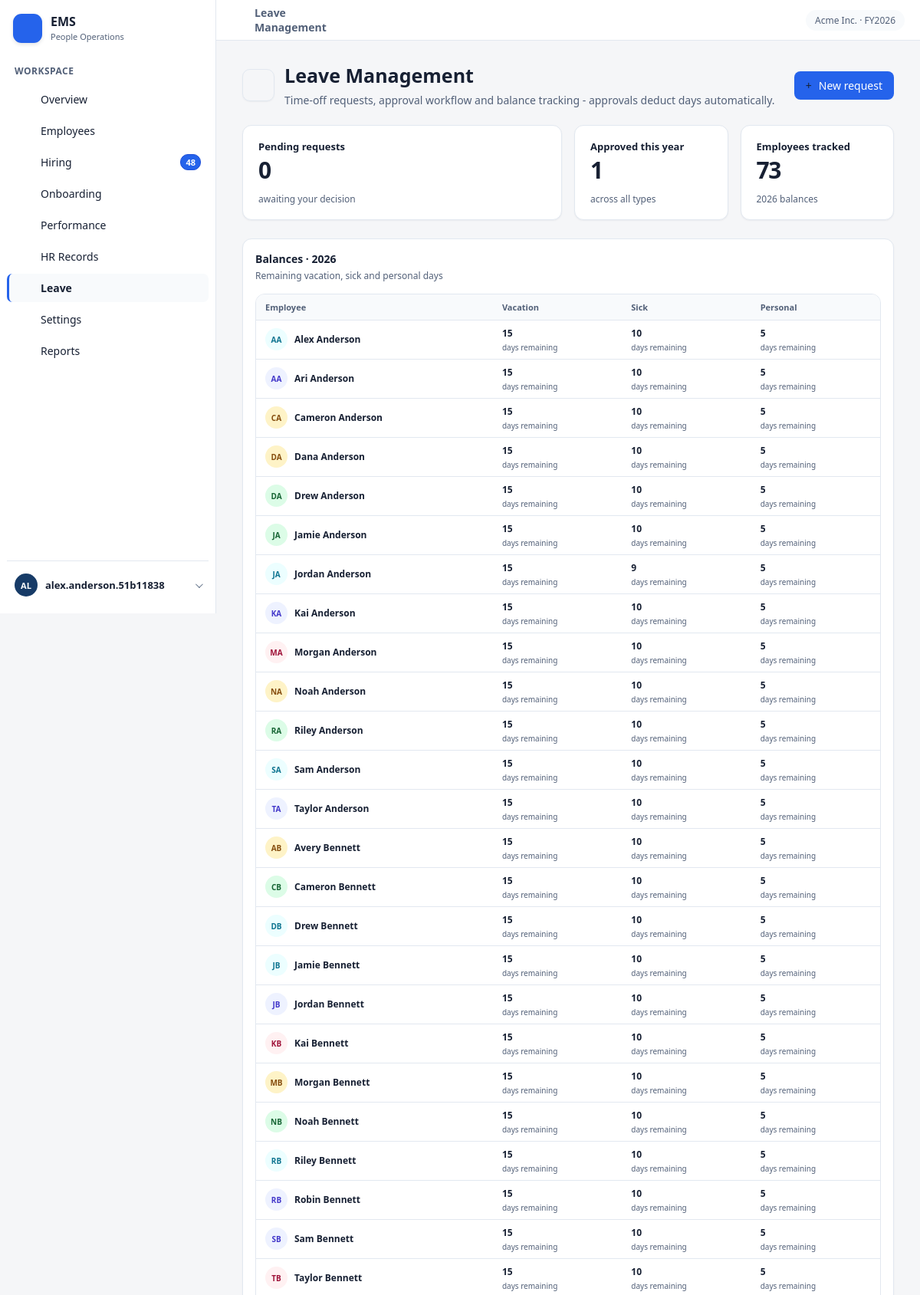
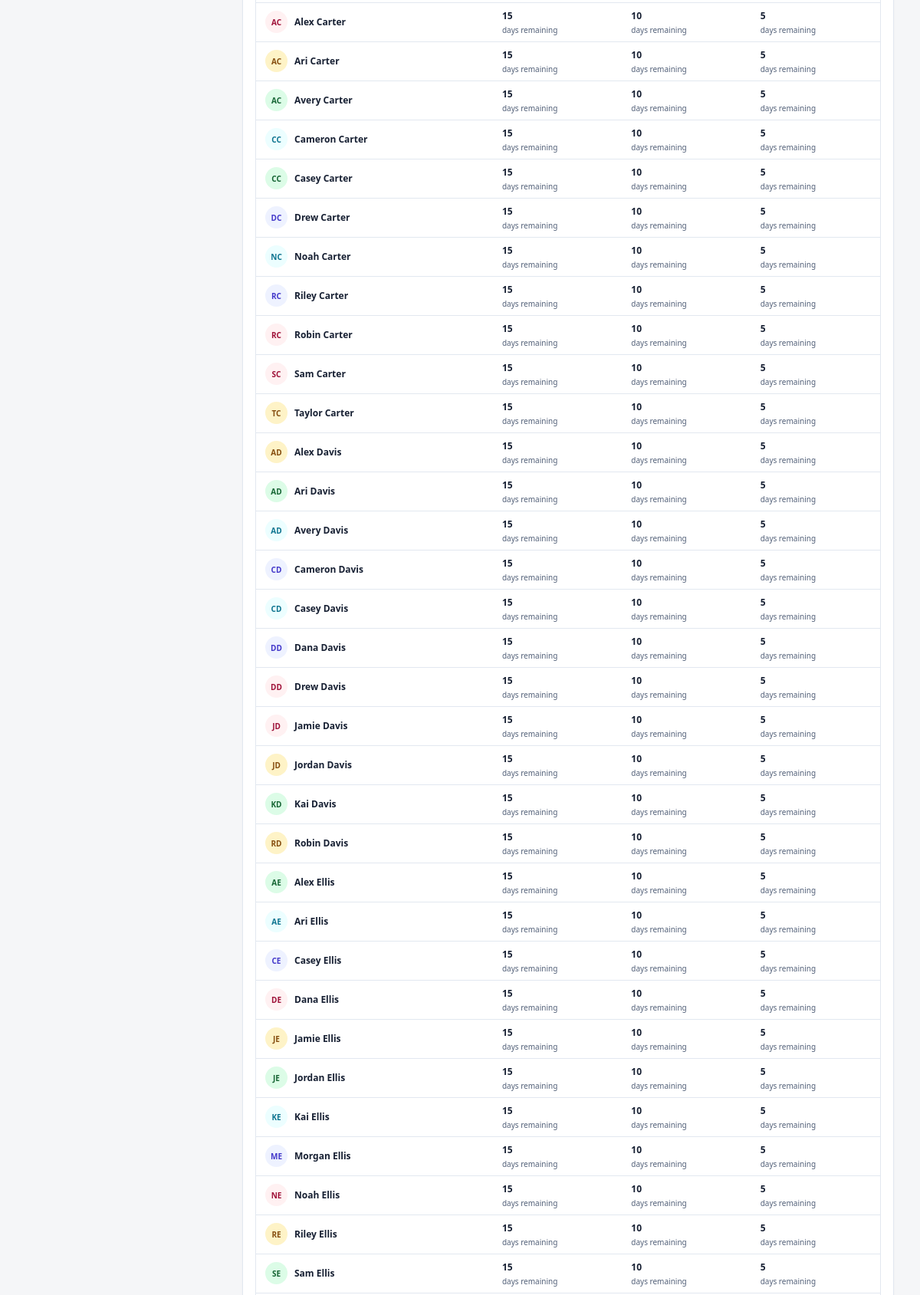
The page /leave.php (signed in, upper part) on the database its author committed (2 pictures, top to bottom).
### tables this page shows
CREATE TABLE `kpi_records` (
  `kpi_id` int(10) UNSIGNED NOT NULL,
  `employee_id` int(10) UNSIGNED NOT NULL,
  `review_period` varchar(30) NOT NULL,
  `attendance_pct` decimal(5,2) DEFAULT NULL,
  `training_completion_pct` decimal(5,2) DEFAULT NULL,
  `okr_achievement` decimal(5,2) DEFAULT NULL,
  `core_competencies` decimal(5,2) DEFAULT NULL,
  `feedback_score` decimal(5,2) DEFAULT NULL,
  `kpi_score` decimal(5,2) DEFAULT NULL,
  `evaluator_id` int(10) UNSIGNED DEFAULT NULL,
  `status` enum('Draft','Completed','Acknowledged') NOT NULL DEFAULT 'Draft',
  `comments` text DEFAULT NULL,
  `created_at` timestamp NOT NULL DEFAULT current_timestamp()
);

CREATE TABLE `employees` (
  `employee_id` int(10) UNSIGNED NOT NULL,
  `user_id` int(10) UNSIGNED DEFAULT NULL,
  `employee_number` varchar(30) NOT NULL,
  `first_name` varchar(80) NOT NULL,
  `last_name` varchar(80) NOT NULL,
  `full_name` varchar(161) GENERATED ALWAYS AS (concat(`first_name`,' ',`last_name`)) STORED,
  `email` varchar(120) DEFAULT NULL,
  `phone_number` varchar(30) DEFAULT NULL,
  `address` varchar(255) DEFAULT NULL,
  `gender` varchar(20) DEFAULT NULL,
  `birth_date` date DEFAULT NULL,
  `emergency_contact` varchar(255) DEFAULT NULL,
  `sss_no` varchar(20) DEFAULT NULL,
  `philhealth_no` varchar(20) DEFAULT NULL,
  `pagibig_no` varchar(20) DEFAULT NULL,
  `tin_no` varchar(20) DEFAULT NULL,
  `department_id` int(10) UNSIGNED DEFAULT NULL,
  `job_title_id` int(10) UNSIGNED DEFAULT NULL,
  `manager_id` int(10) UNSIGNED DEFAULT NULL,
  `employment_status` enum('Active','Probation','Resigned','Terminated') NOT NULL DEFAULT 'Probation',
  `hire_date` date NOT NULL,
  `regularization_date` date DEFAULT NULL,
  `separation_date` date DEFAULT NULL,
  `separation_reason` varchar(255) DEFAULT NULL,
  `created_at` timestamp NOT NULL DEFAULT current_timestamp(),
  `updated_at` timestamp NOT NULL DEFAULT current_timestamp() ON UPDATE current_timestamp()
);

### dashboard-page.php (the view, shortened to what the rows shown need)
<?php
require_once __DIR__ . '/dashboard-data.php';
$pages = [
    'employees' => ['title' => 'Employees', 'icon' => 'users', 'subtitle' => 'The full directory - profiles, roles, salaries and status.'],
    'hiring' => ['title' => 'Hiring', 'icon' => 'person-add', 'subtitle' => 'Applicant tracking with a live pipeline and automatic time-to-hire on every completed hire.'],
    'onboarding' => ['title' => 'Onboarding', 'icon' => 'sparkles', 'subtitle' => 'Orientation, requirements, training and company policies - every new hire gets a clear checklist.'],
    'performance' => ['title' => 'Performance', 'icon' => 'performance', 'subtitle' => 'Records employee performance, evaluations and achievements - from draft to signed acknowledgment.'],
    'hr-records' => ['title' => 'HR Records', 'icon' => 'gavel', 'subtitle' => 'Memos, warning notices, policy violations and formal commendations - with resolution tracking and signed acknowledgment.'],
    'leave' => ['title' => 'Leave Management', 'icon' => 'calendar', 'subtitle' => 'Time-off requests, approval workflow and balance tracking - approvals deduct days automatically.'],
    'settings' => ['title' => 'Settings', 'icon' => 'settings', 'subtitle' => 'Job titles, departments and base salary bands used across hiring, profiles and payroll views.'],
    'reports' => ['title' => 'Reports', 'icon' => 'chart', 'subtitle' => 'Workforce, compensation, turnover and recruiting summaries for operational planning.'],
];
$page = $pages[$pageKey];
$employeeSearch = trim((string) ($_GET['search'] ?? ''));
$departmentFilter = (string) ($_GET['department'] ?? '');
$statusFilter = (string) ($_GET['status'] ?? '');
$employeeRows = isset($employeeRows) ? $employeeRows : array_values(array_filter($employees, static function (array $employee) use ($employeeSearch, $departmentFilter, $statusFilter): bool {
    $matchesSearch = $employeeSearch === '' || stripos($employee['name'] . ' ' . $employee['email'], $employeeSearch) !== false;
    $matchesDepartment = $departmentFilter === '' || $employee['department'] === $departmentFilter;
    $matchesStatus = $statusFilter === '' || $employee['status'] === $statusFilter;
    return $matchesSearch && $matchesDepartment && $matchesStatus;
}));
$departmentOptions = isset($departmentOptions)
    ? $departmentOptions
    : array_values(array_unique(array_column($jobTitles, 'department')));
?>
<!DOCTYPE html>
<html lang="en">
<head>
    <link rel="stylesheet" href="styles.css?v=<?= (int) filemtime(__DIR__ . '/styles.css') ?>">
    <link rel="stylesheet" href="dashboard.css?v=<?= (int) filemtime(__DIR__ . '/dashboard.css') ?>">
</head>
<body class="module-dashboard">
    <main class="main-content">
        <div class="container module-container">
            <section class="module-intro">
                <div><h1><?= ems_h($page['title'] === 'Performance' ? 'Performance · KPI' : $page['title']) ?></h1><p class="page-subtitle"><?= ems_h($page['subtitle']) ?></p></div>
            </section>
            <?php if ($pageKey === 'employees'): ?>
                <form class="filter-bar" method="get" action="employees.php">
                    <input type="hidden" name="page" value="1">
                    <label class="search-control"><?= ems_icon('search') ?><input type="search" name="search" value="<?= ems_h($employeeSearch) ?>" placeholder="Search name or email..." aria-label="Search name or email"></label>
                    <label class="select-control"><span class="sr-only">Department</span><select name="department_id" onchange="this.form.submit()"><option value="">All departments</option><?php foreach ($departmentOptions as $departmentId => $departmentName): ?><option value="<?= (int) $departmentId ?>"<?= (string) $departmentFilter === (string) $departmentId ? ' selected' : '' ?>><?= ems_h($departmentName) ?></option><?php endforeach; ?></select></label>
                    <label class="select-control"><span class="sr-only">Status</span><select name="status" onchange="this.form.submit()"><option value="">All statuses</option><?php foreach (['Active', 'Probation', 'Resigned', 'Terminated'] as $status): ?><option value="<?= ems_h($status) ?>"<?= $statusFilter === $status ? ' selected' : '' ?>><?= ems_h($status) ?></option><?php endforeach; ?></select></label>
                    <button class="filter-submit" type="submit">Search</button>
                </form>
                <?php if ($employeeFeedback): ?><p class="applicant-feedback" role="<?= $employeeFeedback['type'] === 'error' ? 'alert' : 'status' ?>"><?= ems_h($employeeFeedback['message']) ?></p><?php endif; ?>
                <section class="employee-browser" data-record-pager data-page-size="<?= (int) ($displayLimits['employee_page_size'] ?? 10) ?>">
                <div class="card table-card employee-table-card">
                    <table class="data-table employee-table">
                        <thead><tr><th>Employee</th><th>Employee number</th><th>Role</th><th>Status</th><th>Base salary</th><th>Hired</th><?php if ($employeeCanWrite): ?><th><span class="sr-only">Actions</span></th><?php endif; ?></tr></thead>
                        <tbody>
                            <?php foreach ($employeeRows as $employee): ?>
                                <tr data-paginated-row>
                                    <td><span class="employee-cell"><span class="avatar <?= ems_h($employee['tone']) ?>"><?= ems_h($employee['initials']) ?></span><span><strong><?= ems_h($employee['name']) ?></strong><small><?= ems_h($employee['email']) ?></small></span></span></td>
                                    <td><?= ems_h($employee['employee_number']) ?></td>
                                    <td><?= ems_h($employee['role']) ?><small><?= ems_h($employee['department']) ?></small></td>
                                    <td><span class="pill <?= $employee['status'] === 'Probation' ? 'amber' : (in_array($employee['status'], ['Resigned', 'Terminated'], true) ? 'rose' : 'mint') ?>"><?= ems_h($employee['status']) ?></span></td>
                                    <td><?= ems_money($employee['salary']) ?></td><td><?= ems_h($employee['hired']) ?></td>
                                    <?php if ($employeeCanWrite): ?><td class="employee-actions-cell"><details class="employee-edit"><summary class="small-button">Edit profile</summary><form method="post" action="employees.php" class="employee-edit-form">
                                        <input type="hidden" name="csrf_token" value="<?= ems_h($_SESSION['csrf_token']) ?>">
                                        <input type="hidden" name="employee_id" value="<?= (int) $employee['employee_id'] ?>">
                                        <label>Email<input type="email" name="email" maxlength="120" value="<?= ems_h($employee['email']) ?>"></label>
                                        <label>Phone<input type="tel" name="phone_number" maxlength="30" value="<?= ems_h($employee['phone_number']) ?>"></label>
                                        <label>Address<input type="text" name="address" maxlength="255" value="<?= ems_h($employee['address']) ?>"></label>
                                        <label>Emergency contact<input type="text" name="emergency_contact" maxlength="255" value="<?= ems_h($employee['emergency_contact']) ?>"></label>
                                        <label>Department<select name="department_id"><option value="">Unassigned</option><?php foreach ($departmentOptions as $departmentId => $departmentName): ?><option value="<?= (int) $departmentId ?>"<?= (string) $employee['department_id'] === (string) $departmentId ? ' selected' : '' ?>><?= ems_h($departmentName) ?></option><?php endforeach; ?></select></label>
                                        <label>Job title<select name="job_title_id"><option value="">Unassigned</option><?php foreach ($jobTitleOptions as $jobTitleId => $jobTitleName): ?><option value="<?= (int) $jobTitleId ?>"<?= (string) $employee['job_title_id'] === (string) $jobTitleId ? ' selected' : '' ?>><?= ems_h($jobTitleName) ?></option><?php endforeach; ?></select></label>
                                        <label>Employment status<select name="employment_status" required><?php foreach (['Active', 'Probation', 'Resigned', 'Terminated'] as $status): ?><option value="<?= ems_h($status) ?>"<?= $employee['employment_status'] === $status ? ' selected' : '' ?>><?= ems_h($status) ?></option><?php endforeach; ?></select></label>
                                        <button class="btn-primary" type="submit">Save profile</button>
                                    </form></details></td><?php endif; ?>
                                </tr>
                            <?php endforeach; ?>
                            <tr data-pager-empty<?= $employeeRows ? ' hidden' : '' ?>><td colspan="<?= $employeeCanWrite ? 7 : 6 ?>" class="empty-state">No employees match those filters.</td></tr>
                        </tbody>
                    </table>
                </div>
                <div class="applicant-pagination"><span data-page-summary aria-live="polite"></span><div><button type="button" data-page-prev disabled>Previous</button><span data-page-numbers></span><span data-page-indicator></span><button type="button" data-page-next disabled>Next</button></div></div>
                </section>
            <?php elseif ($pageKey === 'leave'): ?>
                <section class="card leave-table-section"><div class="section-title"><h2>Balances &middot; <?= (int) ($leaveYear ?? date('Y')) ?></h2><p>Remaining vacation, sick and personal days</p></div><div class="table-card compact-table-wrap"><table class="data-table compact-data-table leave-balance-table"><thead><tr><th>Employee</th><th>Vacation</th><th>Sick</th><th>Personal</th></tr></thead><tbody><?php foreach ($leaveBalances as $balance): ?><tr><td><span class="employee-cell"><span class="avatar <?= ems_h($balance['tone']) ?>"><?= ems_h($balance['initials']) ?></span><strong><?= ems_h($balance['name']) ?></strong></span></td><?php foreach (['vacation', 'sick', 'personal'] as $key): ?><td><strong><?= (int) $balance[$key] ?></strong><small>days remaining</small></td><?php endforeach; ?></tr><?php endforeach; ?></tbody></table></div></section>
            <?php endif; ?>
        </div>
    </main>
</body>
</html>

### rows shown on the page
kpi_records: initials "AA", employee.full_name "Ari Anderson", key "15", key "10", kpi_id "5"

### other values the page prints
ems_h($item['title']) "Overview"
ems_h($item['title']) "Employees"
ems_h($item['title']) "Hiring"
$item['badge'] "48"
ems_h($item['title']) "Onboarding"
ems_h($item['title']) "Performance"
ems_h($item['title']) "HR Records"
ems_h($item['title']) "Leave"
ems_h($item['title']) "Settings"
ems_h($item['title']) "Reports"
ems_h(strtoupper(substr((string) $_SESSION['username'], 0, 2))) "AL"
ems_h($_SESSION['username']) "alex.anderson.51b11838"
ems_h($page['title']) "Leave Management"
ems_h($page['subtitle']) "Time-off requests, approval workflow and balance tracking - approvals deduct days automatically."
count($leaveRequests) "0"
